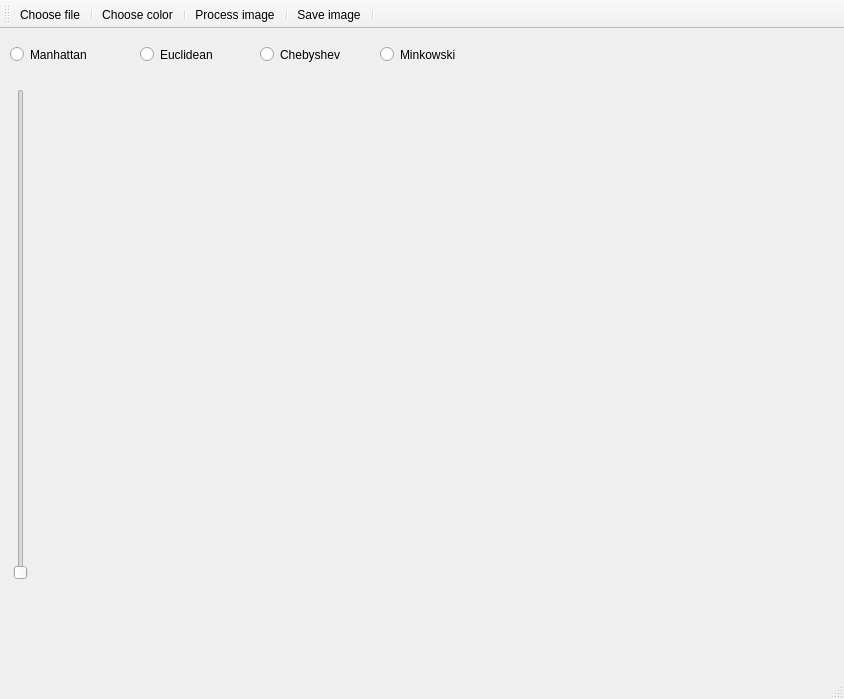
<?xml version="1.0" encoding="UTF-8"?>
<ui version="4.0">
 <class>MainWindow</class>
 <widget class="QMainWindow" name="MainWindow">
  <property name="geometry">
   <rect>
    <x>0</x>
    <y>0</y>
    <width>844</width>
    <height>699</height>
   </rect>
  </property>
  <property name="windowTitle">
   <string>MainWindow</string>
  </property>
  <widget class="QWidget" name="centralWidget">
   <widget class="QLabel" name="firstImage">
    <property name="geometry">
     <rect>
      <x>50</x>
      <y>60</y>
      <width>761</width>
      <height>481</height>
     </rect>
    </property>
    <property name="styleSheet">
     <string notr="true"/>
    </property>
    <property name="text">
     <string/>
    </property>
   </widget>
   <widget class="QSlider" name="setColorDistanceSlider">
    <property name="geometry">
     <rect>
      <x>10</x>
      <y>60</y>
      <width>22</width>
      <height>491</height>
     </rect>
    </property>
    <property name="maximum">
     <number>200</number>
    </property>
    <property name="orientation">
     <enum>Qt::Vertical</enum>
    </property>
   </widget>
   <widget class="QRadioButton" name="manhattanRadioBtn">
    <property name="geometry">
     <rect>
      <x>10</x>
      <y>10</y>
      <width>121</width>
      <height>31</height>
     </rect>
    </property>
    <property name="styleSheet">
     <string notr="true">font: 14pt &quot;Comic Sans MS&quot;;</string>
    </property>
    <property name="text">
     <string>Manhattan</string>
    </property>
   </widget>
   <widget class="QRadioButton" name="euclideanRadioBtn">
    <property name="geometry">
     <rect>
      <x>140</x>
      <y>10</y>
      <width>121</width>
      <height>31</height>
     </rect>
    </property>
    <property name="styleSheet">
     <string notr="true">font: 14pt &quot;Comic Sans MS&quot;;</string>
    </property>
    <property name="text">
     <string>Euclidean</string>
    </property>
   </widget>
   <widget class="QRadioButton" name="chebyshevRadioBtn">
    <property name="geometry">
     <rect>
      <x>260</x>
      <y>10</y>
      <width>121</width>
      <height>31</height>
     </rect>
    </property>
    <property name="styleSheet">
     <string notr="true">font: 14pt &quot;Comic Sans MS&quot;;</string>
    </property>
    <property name="text">
     <string>Chebyshev</string>
    </property>
   </widget>
   <widget class="QRadioButton" name="minkowskiRadioBtn">
    <property name="geometry">
     <rect>
      <x>380</x>
      <y>10</y>
      <width>121</width>
      <height>31</height>
     </rect>
    </property>
    <property name="styleSheet">
     <string notr="true">font: 14pt &quot;Comic Sans MS&quot;;</string>
    </property>
    <property name="text">
     <string>Minkowski</string>
    </property>
   </widget>
   <widget class="QLabel" name="label">
    <property name="geometry">
     <rect>
      <x>10</x>
      <y>560</y>
      <width>41</width>
      <height>21</height>
     </rect>
    </property>
    <property name="styleSheet">
     <string notr="true">font: 12pt &quot;Comic Sans MS&quot;;</string>
    </property>
    <property name="text">
     <string/>
    </property>
   </widget>
  </widget>
  <widget class="QMenuBar" name="menuBar">
   <property name="geometry">
    <rect>
     <x>0</x>
     <y>0</y>
     <width>844</width>
     <height>21</height>
    </rect>
   </property>
  </widget>
  <widget class="QToolBar" name="mainToolBar">
   <attribute name="toolBarArea">
    <enum>TopToolBarArea</enum>
   </attribute>
   <attribute name="toolBarBreak">
    <bool>false</bool>
   </attribute>
   <addaction name="chooseFileBtn"/>
   <addaction name="separator"/>
   <addaction name="chooseColorBtn"/>
   <addaction name="separator"/>
   <addaction name="processImageBtn"/>
   <addaction name="separator"/>
   <addaction name="saveImageBtn"/>
   <addaction name="separator"/>
  </widget>
  <widget class="QStatusBar" name="statusBar"/>
  <action name="chooseFileBtn">
   <property name="icon">
    <iconset resource="resources.qrc">
     <normaloff>:/images/icons/dir.png</normaloff>:/images/icons/dir.png</iconset>
   </property>
   <property name="text">
    <string>Choose file</string>
   </property>
   <property name="toolTip">
    <string>Choose file</string>
   </property>
  </action>
  <action name="chooseColorBtn">
   <property name="icon">
    <iconset resource="resources.qrc">
     <normaloff>:/images/icons/colors.png</normaloff>:/images/icons/colors.png</iconset>
   </property>
   <property name="text">
    <string>Choose color</string>
   </property>
   <property name="toolTip">
    <string>Choose color</string>
   </property>
  </action>
  <action name="processImageBtn">
   <property name="icon">
    <iconset resource="resources.qrc">
     <normaloff>:/images/icons/process.png</normaloff>:/images/icons/process.png</iconset>
   </property>
   <property name="text">
    <string>Process image</string>
   </property>
   <property name="toolTip">
    <string>Process image</string>
   </property>
  </action>
  <action name="saveImageBtn">
   <property name="icon">
    <iconset resource="resources.qrc">
     <normaloff>:/images/icons/save.png</normaloff>:/images/icons/save.png</iconset>
   </property>
   <property name="text">
    <string>Save image</string>
   </property>
   <property name="toolTip">
    <string>Save image</string>
   </property>
  </action>
 </widget>
 <layoutdefault spacing="6" margin="11"/>
 <resources>
  <include location="resources.qrc"/>
 </resources>
 <connections>
  <connection>
   <sender>setColorDistanceSlider</sender>
   <signal>valueChanged(int)</signal>
   <receiver>label</receiver>
   <slot>setNum(int)</slot>
   <hints>
    <hint type="sourcelabel">
     <x>21</x>
     <y>640</y>
    </hint>
    <hint type="destinationlabel">
     <x>22</x>
     <y>665</y>
    </hint>
   </hints>
  </connection>
 </connections>
</ui>
